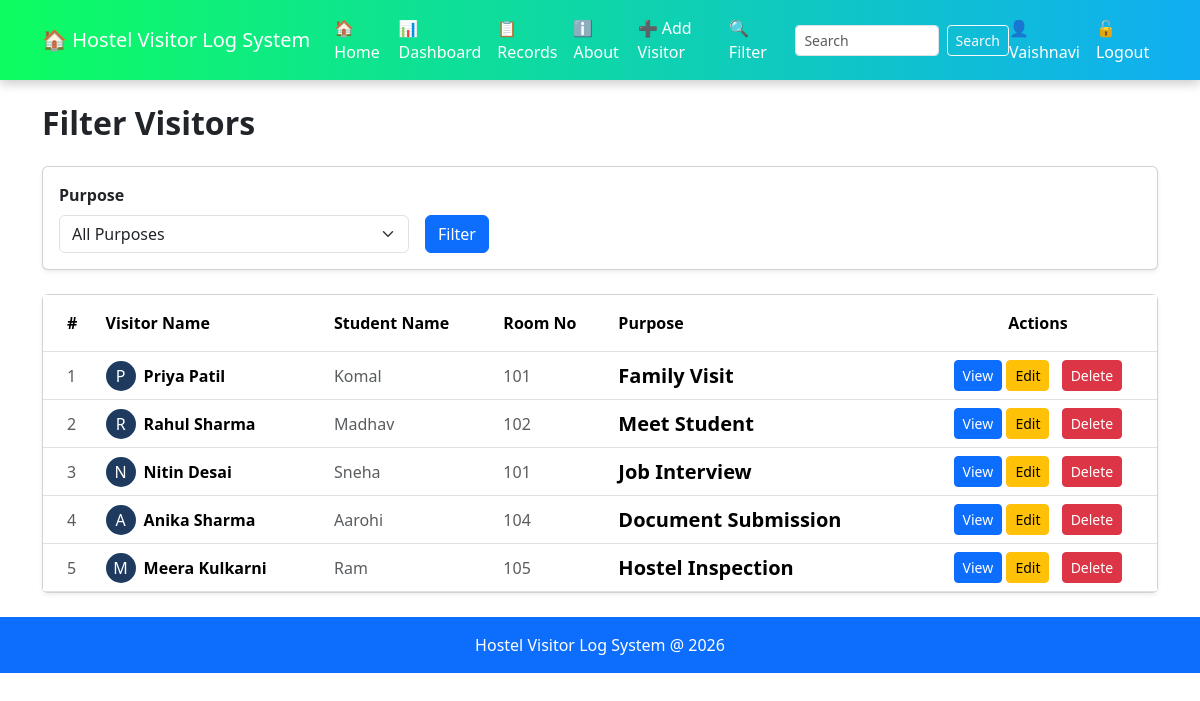
Screenshot of /filter (signed in) with the database file from the repository.
### tables this page shows
CREATE TABLE visitors(
        id INTEGER PRIMARY KEY AUTOINCREMENT,
        visitor_name TEXT NOT NULL,
        student_name TEXT NOT NULL,
        room_no TEXT NOT NULL,
        purpose TEXT NOT NULL
    );

### app.py (the view)
@app.route('/filter')
def filter_students():
    purpose = request.args.get('purpose', '')
    conn = get_db()
    purposes = conn.execute("""
        SELECT DISTINCT purpose
        FROM visitors
        ORDER BY purpose
    """).fetchall()
    if purpose:
        visitors = conn.execute("""
            SELECT *
            FROM visitors
            WHERE purpose = ?
            ORDER BY id ASC
        """, (purpose,)).fetchall()
    else:
        visitors = conn.execute("""
            SELECT *
            FROM visitors
            ORDER BY id ASC
        """).fetchall()
    conn.close()
    return render_template(
        'filter.html',
        visitors=visitors,
        purposes=purposes,
        selected_purpose=purpose
    )

### app.py (called while the page is built)
def get_db():
    conn = sqlite3.connect("Database.db")
    conn.row_factory = sqlite3.Row
    return conn

### templates/filter.html (shortened to what this page needs)
{% extends 'base.html' %}
{% block content %}
<h2 class="fw-bold mb-4">Filter Visitors</h2>
<div class="card mb-4 shadow-sm">
    <div class="card-body">
        <form method="GET" action="/filter" >
            <div class="row g-3 align-items-end">
                <div class="col-md-4">
                    <label class="form-label fw-bold">Purpose</label>
                    <select name="purpose" class="form-select">
    <option value="">All Purposes</option>
</select>
                </div>
                <div class="col-md-4">
                    <button type="submit" class="btn btn-primary">Filter</button>
                </div>
            </div>
        </form>
    </div>
</div>
{% if visitors %}
<div class="card shadow-sm">
    <div class="card-body p-0">
        <div class="table-responsive">
            <table class="table table-hover mb-0">
                <thead style="background-color: #1e3a5f; color:white;">
                    <tr>
                        <th class="py-3 ps-4">#</th>
                        <th class="py-3"> Visitor Name</th>
                        <th class="py-3">Student Name</th>
                        <th class="py-3">Room No</th>
                        <th class="py-3">Purpose</th>
                        <th class="py-3 text-center">Actions</th>
                    </tr>
                </thead>
                <tbody>
                    {% for visitor in visitors %}
                    <tr class="align-middle">
                        <td class="ps-4 text-muted">
                            {{ loop.index }}
                        </td>
                        <td>
                            <div class="d-flex align-items-center">
                                <div class="rounded-circle d-flex justify-content-center align-items-center me-2"
                                     style="width:30px; height:30px; background-color:#1e3a5f; color:white;">
                                    {{ visitor['visitor_name'][0] }}
                                </div>
                                <span class="fw-bold">{{ visitor['visitor_name'] }}</span>
                            </div>
                        </td>
                        <td class="text-muted">{{ visitor['student_name'] }}</td>
                        <td class="text-muted">{{ visitor['room_no'] }}</td>
                        <td>
                            <span class="fw-bold fs-5">{{ visitor['purpose'] }}</span>
                        </td>
                        <td class="text-center">
                            <a href="/view/{{ visitor['id'] }}"
                               class="btn btn-sm btn-primary">
                                View
                            </a>
                            <a href="/edit_visitor/{{ visitor['id'] }}"
                               class="btn btn-sm btn btn-sm btn-warning me-2">
                                 Edit
                            </a>
                            <a href="/delete/{{ visitor['id'] }}"
                               class="btn btn btn-sm btn-danger"
                               onclick="return confirm('Are you sure you want to delete this visitor?');">
                                 Delete
                            </a>
                        </td>
                    </tr>
                    {% endfor %}
                </tbody>
            </table>
        </div>
    </div>
</div>
{% else %}
<div class="alert alert-info mt-4" role="alert">
    No visitors found for the selected filter.
</div>
{% endif %}
{% endblock %}

### rows the page displays
visitors: visitor_name "P", visitor_name "Priya Patil", student_name "Komal", room_no "101", purpose "Family Visit"
visitors: visitor_name "R", visitor_name "Rahul Sharma", student_name "Madhav", room_no "102", purpose "Meet Student"
visitors: visitor_name "N", visitor_name "Nitin Desai", student_name "Sneha", room_no "101", purpose "Job Interview"
visitors: visitor_name "A", visitor_name "Anika Sharma", student_name "Aarohi", room_no "104", purpose "Document Submission"
visitors: visitor_name "M", visitor_name "Meera Kulkarni", student_name "Ram", room_no "105", purpose "Hostel Inspection"

### other values shown
{{ session.get('username') }} "Vaishnavi"
